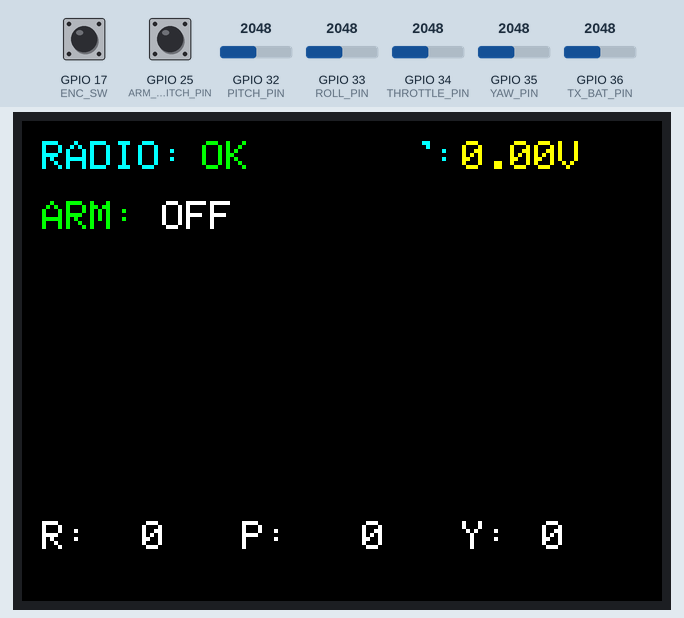
Simulated run of this sketch. Board: ESP32. Parts: 320×240 colour display. The test bench sets the inputs (shaded band); at power-on: GPIO 25 (ARM_SWITCH_PIN) HIGH, GPIO 17 (ENC_SW) HIGH, GPIO 32 (PITCH_PIN) = 2048, GPIO 33 (ROLL_PIN) = 2048, GPIO 34 (THROTTLE_PIN) = 2048, GPIO 35 (YAW_PIN) = 2048, GPIO 36 (TX_BAT_PIN) = 2048. No radio packets arrive unless stated; what the sketch prints to the serial monitor is not drawn.

Above: at 2.5 s.
2.6 s: GPIO 25 (ARM_SWITCH_PIN) pulled LOW for 0.15 s
At 2.79 s:
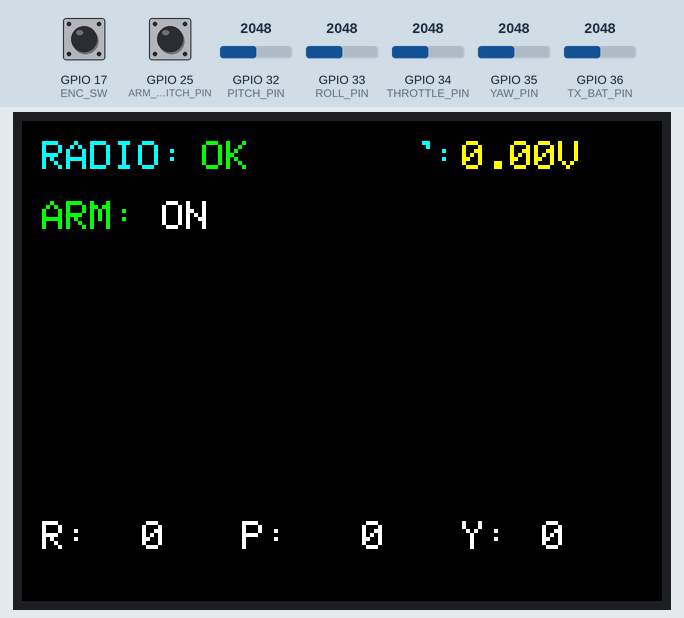
4.3 s: GPIO 17 (ENC_SW) pulled LOW for 0.15 s
At 5.8 s:
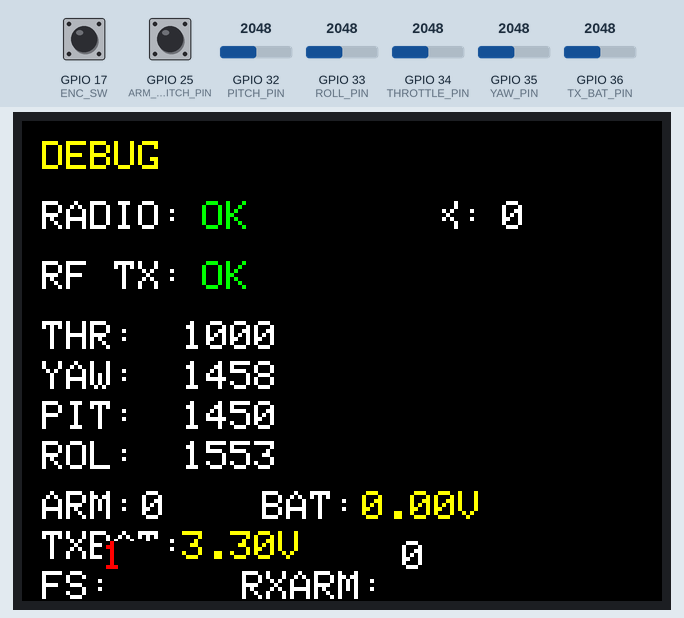
6.1 s: GPIO 17 (ENC_SW) pulled LOW for 1 s
At 6.7 s:
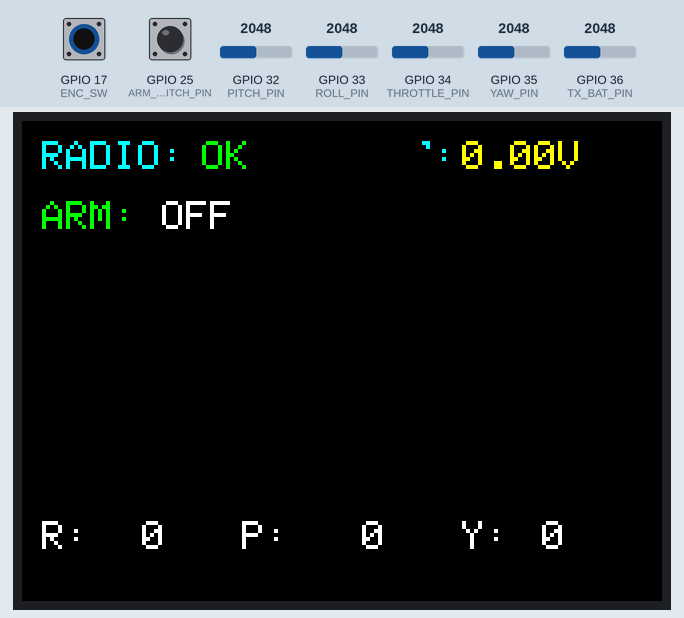
8.6 s: GPIO 25 (ARM_SWITCH_PIN) pulled LOW for 1 s
At 9.4 s:
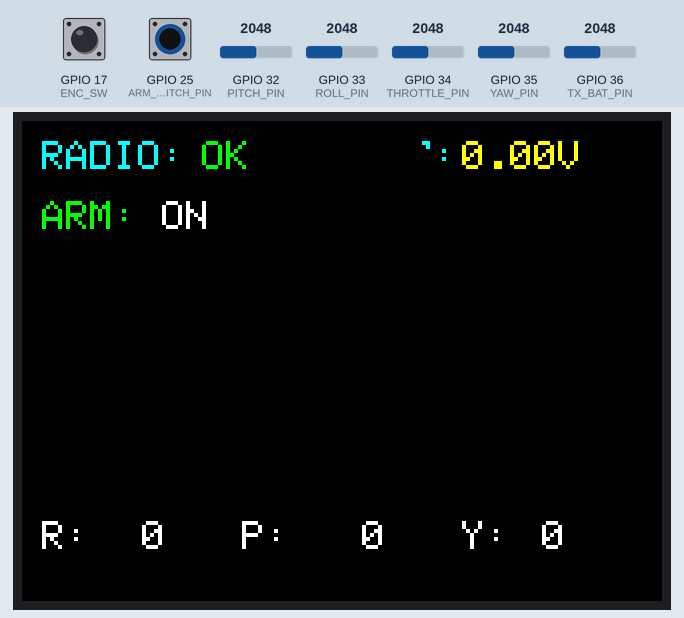
11.1 s: GPIO 25 (ARM_SWITCH_PIN) pulled LOW for 0.15 s
12.8 s: GPIO 17 (ENC_SW) pulled LOW for 3.2 s
At 14.3 s:
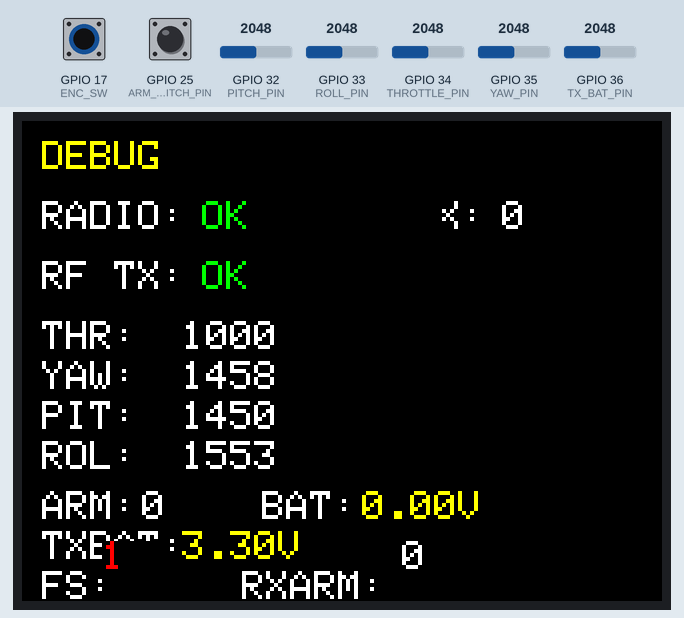
Timing chart, 0 to 15.8 s (numbered marks = the images above; inputs shaded):
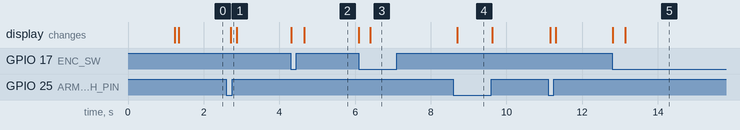

Measured:
- after the input at 2.6 s, the display: changes after 0.12 s (image 1)
- after the input at 4.3 s, the display: first changes at once (image 2 shows a later state)
- after the input at 6.1 s, the display: first changes at once (image 3 shows a later state)
- after the input at 8.6 s, the display: changes after 0.10 s (image 4)
- after the input at 12.8 s, the display: first changes at once (image 5 shows a later state)

The sketch:

Transmitter.ino
```cpp
#include <SPI.h>
#include <RF24.h>
#include <TFT_eSPI.h>

// ===== NRF24 pins on ESP32 (separate SPI bus) =====
#define NRF_CE   16
#define NRF_CSN  15
#define NRF_SCK  14
#define NRF_MISO 19
#define NRF_MOSI 13

// ===== TFT =====
#define TFT_CS   5

// ===== Transmitter Battery Voltage =====
#define TX_BAT_PIN      36   // Change to 39 if you prefer
// Transmitter battery voltage
float txBatteryVoltage = 0.0f;
float prevTxBat = -999.0f;
// ===== Inputs =====
#define THROTTLE_PIN    34
#define YAW_PIN         35
#define PITCH_PIN       32
#define ROLL_PIN        33
#define ARM_SWITCH_PIN  25

// ===== Screen switch button =====
#define ENC_SW 17

#define THROTTLE_IDLE 1000


RF24 radio(NRF_CE, NRF_CSN);
SPIClass nrfSPI(HSPI);
TFT_eSPI tft = TFT_eSPI();

const byte address[6] = "DRONE";

struct RadioData {
  uint16_t throttle;
  uint16_t yaw;
  uint16_t pitch;
  uint16_t roll;
  uint8_t arm;
};

struct TelemetryData {
  float gx;
  float gy;
  float gz;
  float batteryVoltage;
  uint8_t armed;
  uint8_t failsafe;
};

RadioData data;
TelemetryData telemetry;

// Raw ADC
int rawThrottle = 0, rawYaw = 0, rawPitch = 0, rawRoll = 0;

static float throttleValue = 1000.0f;

const int THR_CENTER = 2048;
const int THR_DEADZONE = 80;
const float THR_SPEED = 0.6f;
const float THR_MAX_STEP = 8.0f;
// Display vars
int16_t roll_t = 0;
int16_t pitch_t = 0;
int16_t yaw_t = 0;

bool radioOk = false;
bool rfSent = false;
bool rfReceived = false;

// Screen state
enum ScreenState {
  SCREEN_MAIN,
  SCREEN_DEBUG
};

ScreenState currentScreen = SCREEN_MAIN;

bool mainStaticDrawn = false;
bool debugStaticDrawn = false;

// Previous values
int prevRoll = -999, prevPitch = -999, prevYaw = -999;
int prevThr = -1, prevYawRc = -1, prevPitchRc = -1, prevRollRc = -1;
int prevArm = -1;
float prevBat = -999.0f;
bool prevRfSent = false, prevRfReceived = false;
int prevArmed = -1, prevFailsafe = -1;
int prevRadioOk = -1;

unsigned long lastScreenUpdate = 0;

static float readTxBatteryVoltage() {
  const float DIVIDER_RATIO = 2.0f;
  const float ADC_REFERENCE = 3.3f;
  int raw = analogRead(TX_BAT_PIN);
  float voltageAtPin = (raw / 4095.0f) * ADC_REFERENCE;
  return voltageAtPin * DIVIDER_RATIO;
}

static uint16_t mapAxisToRC(int rawValue, int center, int minVal, int maxVal, bool invert = false) {
  const int DEADZONE = 100; //buvo 80
  const float EXPO = 0.35f;

  if (invert) {
    rawValue = maxVal - (rawValue - minVal);
  }

  int delta = rawValue - center;

  if (abs(delta) < DEADZONE) delta = 0;

  float range = (delta > 0) ? (maxVal - center) : (center - minVal);
  float x = (float)delta / range;

  x = x * (1 - EXPO) + x * x * x * EXPO;

  int out = 1500 + (int)(x * 500);

  return constrain(out, 1000, 2000);
}

static void setDefaults() {
  data.throttle = 1000;
  data.yaw = 1500; //1500
  data.pitch = 1500; //1500
  data.roll = 1500; //1500
  data.arm = 0;

  telemetry.gx = 0.0f;
  telemetry.gy = 0.0f;
  telemetry.gz = 0.0f;
  telemetry.batteryVoltage = 0.0f;
  telemetry.armed = 0;
  telemetry.failsafe = 1;
}

void resetPrevValues() {
  prevRoll = prevPitch = prevYaw = -999;
  prevThr = prevYawRc = prevPitchRc = prevRollRc = -1;
  prevArm = -1;
  prevBat = -999.0f;
  prevTxBat = -999.0f;
  prevRfSent = !rfSent;
  prevRfReceived = !rfReceived;
  prevArmed = -1;
  prevFailsafe = -1;
  prevRadioOk = -1;
}
void setup() {
  Serial.begin(115200);
  delay(1000);

  pinMode(TX_BAT_PIN, INPUT);
    // Optional: set higher attenuation for better range
    analogSetAttenuation(ADC_11db);   // Allows up to ~3.3V at the pin

  pinMode(TFT_CS, OUTPUT);
  digitalWrite(TFT_CS, HIGH);

  pinMode(NRF_CSN, OUTPUT);
  digitalWrite(NRF_CSN, HIGH);

  pinMode(THROTTLE_PIN, INPUT);
  pinMode(YAW_PIN, INPUT);
  pinMode(PITCH_PIN, INPUT);
  pinMode(ROLL_PIN, INPUT);
  pinMode(ARM_SWITCH_PIN, INPUT_PULLUP);
  pinMode(ENC_SW, INPUT_PULLUP);

  // ===== TFT init =====
  tft.init();
  tft.setRotation(1);
  tft.fillScreen(TFT_BLACK);
  tft.setTextSize(2);
  tft.setTextColor(TFT_WHITE, TFT_BLACK);
  tft.setCursor(20, 20);
  tft.println("BOOT...");

  setDefaults();

  // ===== NRF init on separate HSPI =====
  nrfSPI.begin(NRF_SCK, NRF_MISO, NRF_MOSI, NRF_CSN);

  radioOk = radio.begin(&nrfSPI);

  if (!radioOk) {
    Serial.println("radio.begin FAILED");
  } else {
    radio.setAutoAck(true);
    radio.enableAckPayload();
    radio.enableDynamicPayloads();
    radio.setDataRate(RF24_250KBPS);
    radio.setPALevel(RF24_PA_LOW);
    radio.setChannel(108);
    radio.openWritingPipe(address);
    radio.stopListening();
    Serial.println("radio.begin OK");
  }

  Serial.println("ESP32 transmitter ready");

  tft.fillScreen(TFT_BLACK);
  mainStaticDrawn = false;
  debugStaticDrawn = false;
  resetPrevValues();
}

void loop() {
  // Read transmitter battery voltage (update less frequently is fine)
  static unsigned long lastBatRead = 0;
  if (millis() - lastBatRead >= 500) {        // every 500 ms is plenty
    txBatteryVoltage = readTxBatteryVoltage();
    lastBatRead = millis();
  }


  // ===== SCREEN SWITCH =====
  static bool lastEncSW = HIGH;
  bool nowEncSW = digitalRead(ENC_SW);

  if (lastEncSW == HIGH && nowEncSW == LOW) {
    currentScreen = (currentScreen == SCREEN_MAIN) ? SCREEN_DEBUG : SCREEN_MAIN;

    tft.fillScreen(TFT_BLACK);
    mainStaticDrawn = false;
    debugStaticDrawn = false;
    resetPrevValues();

    delay(200);
  }
  lastEncSW = nowEncSW;

  // ===== ADC =====
  rawThrottle = analogRead(THROTTLE_PIN);
  rawYaw      = analogRead(YAW_PIN);
  rawPitch    = analogRead(PITCH_PIN);
  rawRoll     = analogRead(ROLL_PIN);

  //invertuotas TRUE, ne invert Fa0lse
  static float rollF = 1500; //1500
  static float pitchF = 2048; //1500
  static float yawF = 1500;

  float alpha = 0.15f;

  uint16_t rollMapped  = mapAxisToRC(rawRoll, 2048, 0, 4095, false); //2048
  uint16_t pitchMapped = mapAxisToRC(rawPitch, 2048, 0, 4095, true); //2048
  uint16_t yawMapped   = mapAxisToRC(rawYaw, 2048, 0, 4095, true); //2048

  rollF  = rollF  * (1 - alpha) + rollMapped  * alpha;
  pitchF = pitchF * (1 - alpha) + pitchMapped * alpha;
  yawF   = yawF   * (1 - alpha) + yawMapped   * alpha;

  data.roll  = constrain((uint16_t)rollF + 53, 1000, 2000);
  data.pitch = constrain((uint16_t)pitchF - 50 , 1000, 2000);
  data.yaw   = constrain((uint16_t)yawF - 42, 1000, 2000);
  data.arm      = digitalRead(ARM_SWITCH_PIN) ? 0 : 1;

  // ===== THROTTLE HOLD
  int diff = rawThrottle - 2000;

  // deadzone
  if (abs(diff) < 30) diff = 0;

  // normalizuojam -1..1
  float norm = diff / 2048.0f;

  // expo
  norm = norm * norm * norm;

  // keičiam throttle
  float delta = norm * 50.0f; // greitis

  throttleValue += delta;

  // ribos
  throttleValue = constrain(throttleValue, THROTTLE_IDLE, 2000);

  // disarm
  if (!data.arm) throttleValue = 1000;

  data.throttle = (uint16_t)throttleValue;
  //int diff = rawThrottle - THR_CENTER;

  // deadzone
  //if (abs(diff) < THR_DEADZONE) {
  //  diff = 0;
  //}

  // normalizuojam (-1 ... 1)
  //float norm = diff / 2048.0f;

  // expo (smooth center)
  //norm = norm * norm * norm;

  // kiek keisti throttle
  //float delta = norm * THR_SPEED * THR_MAX_STEP;

  // update
  //throttleValue += delta;

  // ribos
  //throttleValue = constrain(throttleValue, THROTTLE_IDLE, 2000.0f);

  // SAFETY: jei disarm → reset
  //if (!data.arm) {
  //  throttleValue = 1000.0f;
  //}

 // data.throttle = (uint16_t)throttleValue;

  // ===== RF SEND =====
  rfSent = false;
  rfReceived = false;

  if (radioOk) {
    rfSent = radio.write(&data, sizeof(data));

    if (rfSent && radio.isAckPayloadAvailable()) {
      radio.read(&telemetry, sizeof(telemetry));
      rfReceived = true;

      roll_t  = (int16_t)telemetry.gx;
      pitch_t = (int16_t)telemetry.gy;
      yaw_t   = (int16_t)telemetry.gz;
    }
  }

  // ===== SERIAL =====
  Serial.print("RADIO:");
  Serial.print(radioOk ? "OK" : "FAIL");

  Serial.print(" TX:");
  Serial.print(rfSent ? "OK" : "FAIL");

  Serial.print(" ARM_SW:");
  Serial.print(data.arm);

  Serial.print(" THR:");
  Serial.print(data.throttle);

  Serial.print(" Y:");
  Serial.print(data.yaw);

  Serial.print(" P:");
  Serial.print(data.pitch);

  Serial.print(" R:");
  Serial.print(data.roll);

  Serial.print(" | BAT:");
  Serial.print(telemetry.batteryVoltage, 2);
  Serial.print("V");

  Serial.print(" ARMED:");
  Serial.print(telemetry.armed);

  Serial.print(" FS:");
  Serial.print(telemetry.failsafe);

  Serial.print(" | Gx:");
  Serial.print(telemetry.gx, 1);

  Serial.print(" Gy:");
  Serial.print(telemetry.gy, 1);

  Serial.print(" Gz:");
  Serial.println(telemetry.gz, 1);

  // ===== DRAW only every 150 ms =====
  if (millis() - lastScreenUpdate >= 150) {
    lastScreenUpdate = millis();

    if (currentScreen == SCREEN_MAIN) {
      drawMain();
    } else {
      drawDebug();
    }
  }

  delay(20);
}

// ================= MAIN =================
void drawMain() {
  if (!mainStaticDrawn) {
    tft.setTextSize(2);

    tft.setTextColor(TFT_CYAN, TFT_BLACK);
    tft.setCursor(10, 10);   tft.print("RADIO:");
    tft.setCursor(170, 10);  tft.print("BAT:");

    tft.setTextColor(TFT_GREEN, TFT_BLACK);
    tft.setCursor(10, 40);   tft.print("ARM:");

    tft.setTextColor(TFT_WHITE, TFT_BLACK);
    tft.setCursor(10, 200);  tft.print("R:");
    tft.setCursor(110, 200); tft.print("P:");
    tft.setCursor(220, 200); tft.print("Y:");

    mainStaticDrawn = true;
  }

  if ((int)radioOk != prevRadioOk) {
    tft.fillRect(90, 10, 110, 20, TFT_BLACK);
    tft.setCursor(90, 10);
    tft.setTextColor(radioOk ? TFT_GREEN : TFT_RED, TFT_BLACK);
    tft.print(radioOk ? "OK" : "INIT FAIL");
    prevRadioOk = radioOk;
  }

  if (data.arm != prevArm) {
    tft.fillRect(70, 40, 60, 20, TFT_BLACK);
    tft.setCursor(70, 40);
    tft.setTextColor(TFT_WHITE, TFT_BLACK);
    tft.print(data.arm ? "ON" : "OFF");
    prevArm = data.arm;
  }

  if (abs(telemetry.batteryVoltage - prevBat) >= 0.01f) {
    tft.fillRect(220, 10, 90, 20, TFT_BLACK);
    tft.setCursor(220, 10);
    tft.setTextColor(TFT_YELLOW, TFT_BLACK);
    tft.print(telemetry.batteryVoltage, 2);
    tft.print("V");
    prevBat = telemetry.batteryVoltage;
  }

  if (roll_t != prevRoll) {
    tft.fillRect(60, 200, 40, 20, TFT_BLACK);
    tft.setCursor(60, 200);
    tft.setTextColor(TFT_WHITE, TFT_BLACK);
    tft.print(roll_t);
    prevRoll = roll_t;
  }

  if (pitch_t != prevPitch) {
    tft.fillRect(170, 200, 40, 20, TFT_BLACK);
    tft.setCursor(170, 200);
    tft.setTextColor(TFT_WHITE, TFT_BLACK);
    tft.print(pitch_t);
    prevPitch = pitch_t;
  }

  if (yaw_t != prevYaw) {
    tft.fillRect(260, 200, 50, 20, TFT_BLACK);
    tft.setCursor(260, 200);
    tft.setTextColor(TFT_WHITE, TFT_BLACK);
    tft.print(yaw_t);
    prevYaw = yaw_t;
  }
}

// ================= DEBUG =================
void drawDebug() {
  if (!debugStaticDrawn) {
    tft.setTextSize(2);

    tft.setTextColor(TFT_YELLOW, TFT_BLACK);
    tft.setCursor(10, 10); tft.print("DEBUG");

    tft.setTextColor(TFT_WHITE, TFT_BLACK);
    tft.setCursor(10, 40);   tft.print("RADIO:");
    tft.setCursor(160, 40);  tft.print("RF RX:");
    tft.setCursor(10, 70);   tft.print("RF TX:");
    tft.setCursor(10, 100);  tft.print("THR:");
    tft.setCursor(10, 120);  tft.print("YAW:");
    tft.setCursor(10, 140);  tft.print("PIT:");
    tft.setCursor(10, 160);  tft.print("ROL:");
    tft.setCursor(10, 185);  tft.print("ARM:");
    tft.setCursor(120, 185); tft.print("BAT:");     // this was drone battery
    tft.setCursor(10, 205);  tft.print("TXBAT:");   // ← NEW: transmitter battery
    tft.setCursor(10, 225);  tft.print("FS:");
    tft.setCursor(110, 225); tft.print("RXARM:");

    debugStaticDrawn = true;
  }

  if ((int)radioOk != prevRadioOk) {
    tft.fillRect(90, 40, 120, 20, TFT_BLACK);
    tft.setCursor(90, 40);
    tft.setTextColor(radioOk ? TFT_GREEN : TFT_RED, TFT_BLACK);
    tft.print(radioOk ? "OK" : "INIT FAIL");
    prevRadioOk = radioOk;
  }

  if (rfReceived != prevRfReceived) {
    tft.fillRect(240, 40, 40, 20, TFT_BLACK);
    tft.setCursor(240, 40);
    tft.setTextColor(TFT_WHITE, TFT_BLACK);
    tft.print(rfReceived ? "1" : "0");
    prevRfReceived = rfReceived;
  }

  if (rfSent != prevRfSent) {
    tft.fillRect(90, 70, 50, 20, TFT_BLACK);
    tft.setCursor(90, 70);
    tft.setTextColor(rfSent ? TFT_GREEN : TFT_RED, TFT_BLACK);
    tft.print(rfSent ? "OK" : "FAIL");
    prevRfSent = rfSent;
  }

  if ((int)data.throttle != prevThr) {
    tft.fillRect(80, 100, 80, 20, TFT_BLACK);
    tft.setCursor(80, 100);
    tft.setTextColor(TFT_WHITE, TFT_BLACK);
    tft.print(data.throttle);
    prevThr = data.throttle;
  }

  if ((int)data.yaw != prevYawRc) {
    tft.fillRect(80, 120, 80, 20, TFT_BLACK);
    tft.setCursor(80, 120);
    tft.setTextColor(TFT_WHITE, TFT_BLACK);
    tft.print(data.yaw);
    prevYawRc = data.yaw;
  }

  if ((int)data.pitch != prevPitchRc) {
    tft.fillRect(80, 140, 80, 20, TFT_BLACK);
    tft.setCursor(80, 140);
    tft.setTextColor(TFT_WHITE, TFT_BLACK);
    tft.print(data.pitch);
    prevPitchRc = data.pitch;
  }

  if ((int)data.roll != prevRollRc) {
    tft.fillRect(80, 160, 80, 20, TFT_BLACK);
    tft.setCursor(80, 160);
    tft.setTextColor(TFT_WHITE, TFT_BLACK);
    tft.print(data.roll);
    prevRollRc = data.roll;
  }

  if (data.arm != prevArm) {
    tft.fillRect(60, 185, 30, 20, TFT_BLACK);
    tft.setCursor(60, 185);
    tft.setTextColor(TFT_WHITE, TFT_BLACK);
    tft.print(data.arm);
    prevArm = data.arm;
  }

  // === Drone battery (existing) ===
  if (abs(telemetry.batteryVoltage - prevBat) >= 0.01f) {
    tft.fillRect(170, 185, 80, 20, TFT_BLACK);
    tft.setCursor(170, 185);
    tft.setTextColor(TFT_YELLOW, TFT_BLACK);
    tft.print(telemetry.batteryVoltage, 2);
    tft.print("V");
    prevBat = telemetry.batteryVoltage;
  }

  // === NEW: Transmitter battery ===
  if (abs(txBatteryVoltage - prevTxBat) >= 0.01f) {
    tft.fillRect(80, 205, 80, 20, TFT_BLACK);     // adjust position if needed
    tft.setCursor(80, 205);
    tft.setTextColor(TFT_YELLOW, TFT_BLACK);
    tft.print(txBatteryVoltage, 2);
    tft.print("V");
    prevTxBat = txBatteryVoltage;
  }

  if ((int)telemetry.failsafe != prevFailsafe) {
    tft.fillRect(40, 210, 30, 20, TFT_BLACK);
    tft.setCursor(40, 210);
    tft.setTextColor(telemetry.failsafe ? TFT_RED : TFT_GREEN, TFT_BLACK);
    tft.print(telemetry.failsafe);
    prevFailsafe = telemetry.failsafe;
  }

  if ((int)telemetry.armed != prevArmed) {
    tft.fillRect(190, 210, 40, 20, TFT_BLACK);
    tft.setCursor(190, 210);
    tft.setTextColor(TFT_WHITE, TFT_BLACK);
    tft.print(telemetry.armed);
    prevArmed = telemetry.armed;
  }
}
```
